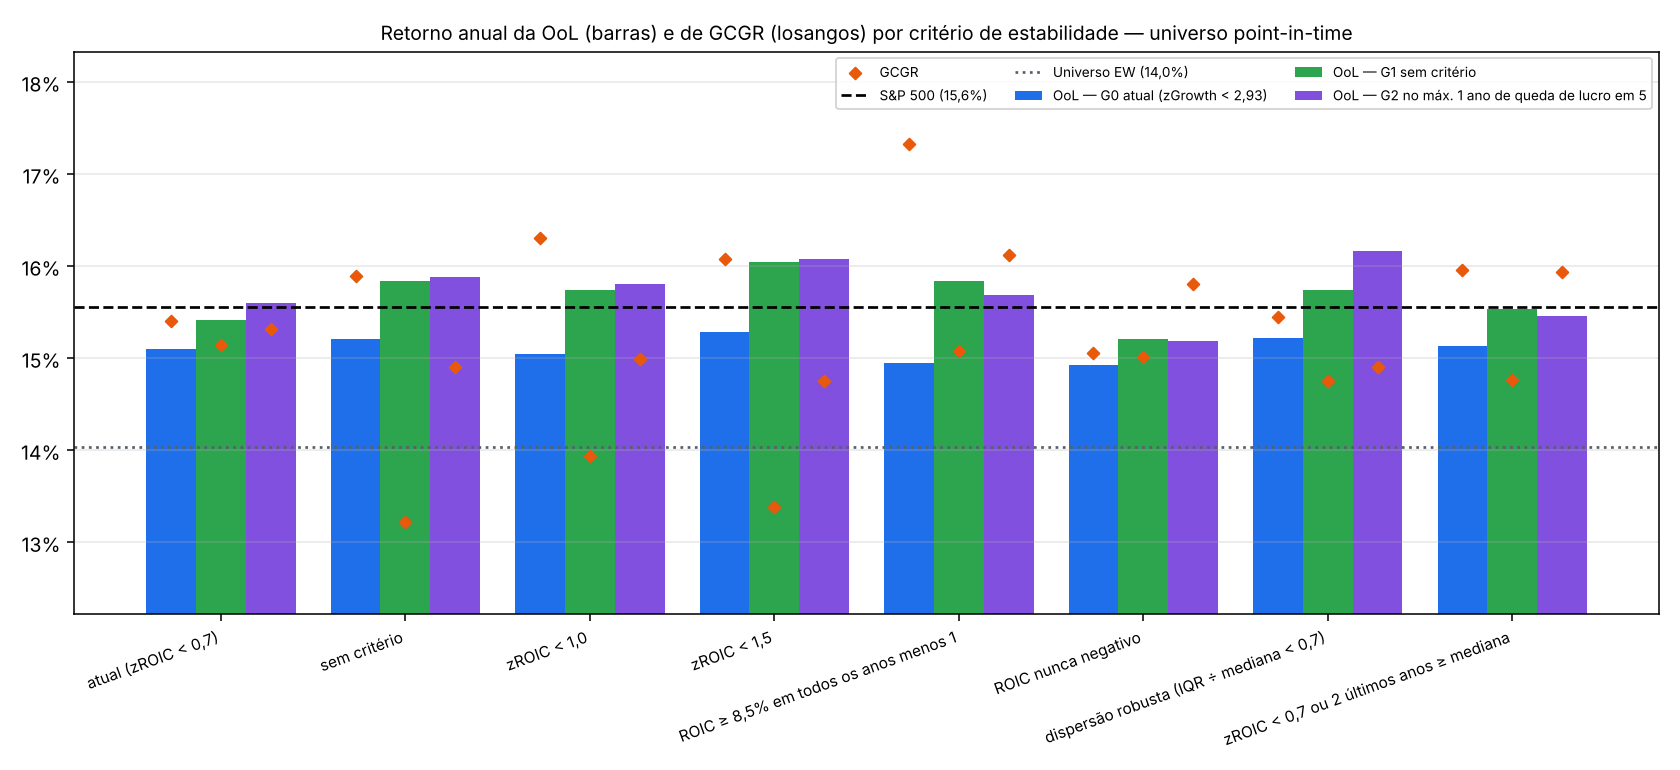

This chart was generated by the following Python code:
"""Criterios de estabilidade (ROIC e crescimento): variantes e ausencia do criterio.
Universo point-in-time, ROIC oficial, estrutura do esboco (OoL a partir de ROIC 12%, ROIC medio 10-12%).
Saidas: backtest/stability_tests.md, backtest/stability_tests.png
Uso: python3 backtest/stability_tests.py"""
import sys, itertools, pathlib
import numpy as np, pandas as pd
import matplotlib; matplotlib.use('Agg'); import matplotlib.pyplot as plt, matplotlib.ticker as mt
ROOT = pathlib.Path(__file__).parent
sys.path.insert(0, str(ROOT.parent)); sys.path.insert(0, str(ROOT))
import engine  # noqa: E402
from backtest import run_portfolio, stats, D  # noqa: E402
import validation_portfolios as vp  # noqa: E402
from validation_core import load_prices  # noqa: E402

OOL, GCGR = 'Opportunity of Lifetime', 'Good Companies, Great Returns'
RY = [f'ry{i}' for i in range(1, 7)]; GY = [f'gy{i}' for i in range(1, 6)]
pc = lambda x: '—' if pd.isna(x) else f'{x:.1%}'.replace('.', ',')
sg = lambda x: '—' if pd.isna(x) else f'{x:+.1%}'.replace('.', ',')
n1 = lambda x: '—' if pd.isna(x) else f'{x:.0f}'


def roic_rules(x):
    r = x[RY]; n = r.notna().sum(axis=1)
    med = r.median(axis=1); q75, q25 = r.quantile(.75, axis=1), r.quantile(.25, axis=1)
    last2 = r[['ry5', 'ry6']].mean(axis=1)
    return {
        'R0 atual (zROIC < 0,7)': x.zroic < 0.7,
        'R1 sem critério': pd.Series(True, index=x.index),
        'R2 zROIC < 1,0': x.zroic < 1.0,
        'R3 zROIC < 1,5': x.zroic < 1.5,
        'R4 ROIC ≥ 8,5% em todos os anos menos 1': ((r >= 0.085).sum(axis=1) >= n - 1) & (n >= 4),
        'R5 ROIC nunca negativo': (r.min(axis=1) > 0) & (n >= 4),
        'R6 dispersão robusta (IQR ÷ mediana < 0,7)': ((q75 - q25) / med < 0.7) & (med > 0),
        'R7 zROIC < 0,7 ou 2 últimos anos ≥ mediana': (x.zroic < 0.7) | (last2 >= med),
    }


def growth_rules(x):
    g = x[GY]
    return {'G0 atual (zGrowth < 2,93)': x.zgrowth < 2.93, 'G1 sem critério': pd.Series(True, index=x.index),
            'G2 no máx. 1 ano de queda de lucro em 5': (g < 0).sum(axis=1) <= 1}


def main():
    f = pd.read_csv(D / 'val_features.csv', parse_dates=['date'])
    first = f[f.pit_member].groupby('date').size(); start = first[first >= 300].index.min()
    dates = sorted(d for d in f.date.unique() if d >= start)
    f = f[f.date.isin(dates) & f.pit_member]
    adj = load_prices()['adj_close']
    base = vp.classify(f, 'sketch', 'B')
    px = adj.reindex(pd.DatetimeIndex(dates), method='ffill'); fwd = px.shift(-1) / px - 1
    base['rq'] = [fwd.at[d, t] for d, t in zip(base.date, base.ticker)]
    spy = adj['SPY'].loc[dates[0]:dates[-1]]; spy = spy / spy.iloc[0]; Ms = spy.resample('ME').last()
    univ = run_portfolio({d: g.ticker.tolist() for d, g in base[base.cat.notna()].groupby('date')}, adj, dates)[0]
    uq = base[base.cat.notna() & (base.date < dates[-1])].groupby('date').rq.mean()
    rr, gr = roic_rules(base), growth_rules(base)
    rows = []
    for (rn, rm), (gn, gm) in itertools.product(rr.items(), gr.items()):
        x = base.drop(columns=['category', 'code', 'order', 'cat'], errors='ignore').copy()
        x['zroic'] = np.where(rm, 0.0, 9.0); x['zgrowth'] = np.where(gm, 0.0, 9.0)
        saved = dict(engine.TH); engine.TH.update({'zGrowth': 2.93, 'zRoic': 0.7, **vp.PARAMS['sketch']})
        try:
            c = engine.classify(x)
        finally:
            engine.TH.clear(); engine.TH.update(saved)
        r = {'roic': rn, 'growth': gn}
        for k, cat in (('ool', OOL), ('gcgr', GCGR)):
            sel = c[c.category == cat]
            nav = run_portfolio({d: g.ticker.tolist() for d, g in sel.groupby('date')}, adj, dates)[0]
            Mn = nav.resample('ME').last(); w = ((Mn / Mn.shift(60)) > (Ms / Ms.shift(60))).dropna()
            pos = sel[sel.date < dates[-1]]
            r.update({f'{k}_cagr': stats(nav)['CAGR'], f'{k}_n': sel.groupby('date').size().mean(), f'{k}_w5': w.mean(),
                      f'{k}_pos': (pos.rq - pos.date.map(uq)).mean() * 4})
        rows.append(r); print(rn, gn, flush=True)
    df = pd.DataFrame(rows); df.to_csv(D / 'stability_tests.csv', index=False)
    S, U = stats(spy)['CAGR'], stats(univ)['CAGR']
    out = ['# Critérios de estabilidade: variantes e ausência do critério (EUA, point-in-time)\n',
           '> ⚠️ **ROIC:** ROIC oficial (B com reserva em A). Estrutura do esboço: OoL a partir de ROIC 12%; ROIC médio 10–12%.\n',
           f'S&P 500 (SPY): {pc(S)} a.a. · Universo EW: {pc(U)} a.a. "Posições vs universo" = excesso médio por posição (ação × trimestre). '
           '"Janelas 5a > S&P" = % das janelas móveis de 5 anos em que a carteira bateu o S&P 500.\n',
           '| Critério de ROIC | Critério de crescimento | OoL: retorno a.a. | OoL vs S&P | OoL: posições vs universo | OoL: ações | OoL: janelas 5a > S&P | '
           'GCGR: retorno a.a. | GCGR vs S&P | GCGR: ações | OoL − GCGR |', '|---|---|---|---|---|---|---|---|---|---|---|']
    for _, r in df.iterrows():
        out.append(f"| {r.roic} | {r.growth} | {pc(r.ool_cagr)} | {sg(r.ool_cagr - S)} | {sg(r.ool_pos)} | {n1(r.ool_n)} | {pc(r.ool_w5)} | "
                   f"{pc(r.gcgr_cagr)} | {sg(r.gcgr_cagr - S)} | {n1(r.gcgr_n)} | **{sg(r.ool_cagr - r.gcgr_cagr)}** |")
    # analise: barradas por zROIC, ultimos 2 anos vs mediana
    x = base.copy(); r = x[RY]; x['last2'] = r[['ry5', 'ry6']].mean(axis=1); x['med'] = r.median(axis=1)
    barred = x[(x.cat == GCGR) & (x.code.str[3] == 'U') & (x.date < dates[-1])]
    nm = pd.concat([pd.read_csv(D / 'universe.csv')[['ticker', 'name']],
                    pd.read_csv(D / 'universe_pit_extra.csv').rename(columns={'sec_name': 'name'})[['ticker', 'name']]]).drop_duplicates('ticker').set_index('ticker')['name']
    out += ['', '## Barradas por ROIC instável (zROIC ≥ 0,7): 2 últimos anos acima ou abaixo da mediana da janela\n',
            '| Grupo | Posições | Empresas | Retorno a.a. | vs Universo | % negativas | ROIC (mediana) | Exemplos (mais frequentes) |', '|---|---|---|---|---|---|---|---|']
    for lab, m in (('2 últimos anos ≥ mediana (melhorando)', barred.last2 >= barred.med), ('2 últimos anos < mediana (piorando)', barred.last2 < barred.med)):
        y = barred[m]; ex = (y.rq - y.date.map(uq)).mean() * 4
        top = ', '.join(f'{t} ({nm.get(t, t)})' for t in y.ticker.value_counts().head(8).index)
        out.append(f'| {lab} | {len(y)} | {y.ticker.nunique()} | {pc(y.rq.mean() * 4)} | **{sg(ex)}** | {pc((y.rq < 0).mean())} | {pc(y.roic.median())} | {top} |')
    (ROOT / 'stability_tests.md').write_text('\n'.join(out))
    # grafico
    fig, ax = plt.subplots(figsize=(12, 5.5), dpi=140)
    labels = list(rr); xs = np.arange(len(labels))
    for i, (gn, col) in enumerate(zip(gr, ['#1f6feb', '#2da44e', '#8250df'])):
        d = df[df.growth == gn].set_index('roic').reindex(labels)
        ax.bar(xs + (i - 1) * 0.27, d.ool_cagr * 100, width=0.27, color=col, label=f'OoL — {gn}')
        ax.scatter(xs + (i - 1) * 0.27, d.gcgr_cagr * 100, color='#e8590c', marker='D', s=18, zorder=3, label='GCGR' if i == 0 else None)
    ax.axhline(S * 100, color='black', ls='--', lw=1.4, label=f'S&P 500 ({pc(S)})'); ax.axhline(U * 100, color='#57606a', ls=':', lw=1.4, label=f'Universo EW ({pc(U)})')
    ax.set_xticks(xs); ax.set_xticklabels([l.split(' ', 1)[1] for l in labels], rotation=20, ha='right', fontsize=8)
    ax.set_ylim(min(df.ool_cagr.min(), df.gcgr_cagr.min(), U) * 100 - 1, max(df.ool_cagr.max(), df.gcgr_cagr.max(), S) * 100 + 1)
    ax.yaxis.set_major_formatter(mt.FuncFormatter(lambda v, _: f'{v:.0f}%')); ax.grid(alpha=.3, axis='y'); ax.legend(fontsize=7, ncol=3)
    ax.set_title('Retorno anual da OoL (barras) e de GCGR (losangos) por critério de estabilidade — universo point-in-time', fontsize=10)
    fig.tight_layout(); fig.savefig(ROOT / 'stability_tests.png'); plt.close(fig)
    print('\n'.join(out))


if __name__ == '__main__':
    main()
